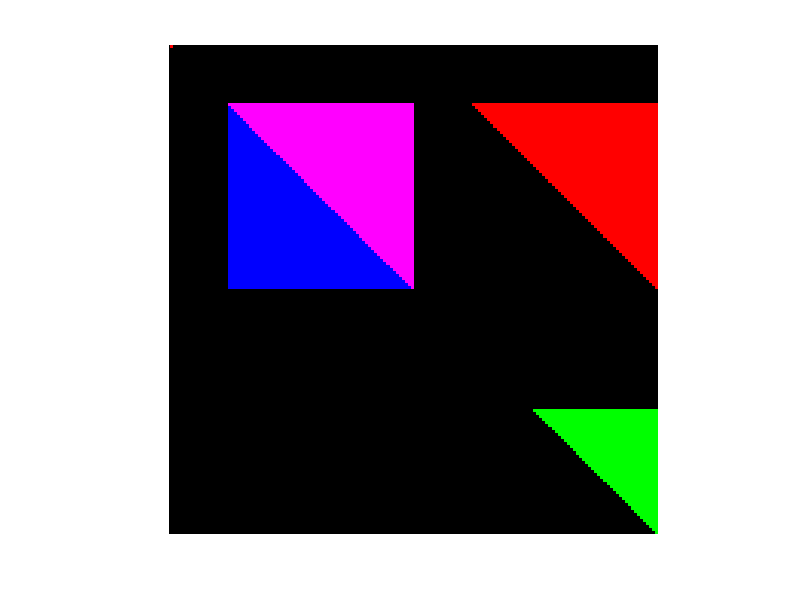

Write MATLAB code to recreate this figure.
x(:,:,:)=255;

for i = 20:80
    for j = (i+80):160%red traingle
        x(i,j,1)= 1;
        x(i,j,2)= 0;
        x(i,j,3)= 0;
    end 
end

for i = 120:180
    for j = i:160
        x(i,j,1)= 0;
        x(i,j,2)= 1;
        x(i,j,3)= 0;
    end 
end

for j = 20:80 % blue traingle
    for i = j:80
        x(i,j,1)= 0;
        x(i,j,2)= 0;
        x(i,j,3)= 1;
    end 
end

for i = 20:80 % pink traingle
    for j = i:80
        x(i,j,1)= 1;
        x(i,j,2)= 0;
        x(i,j,3)= 1;
    end 
end


imshow(x)